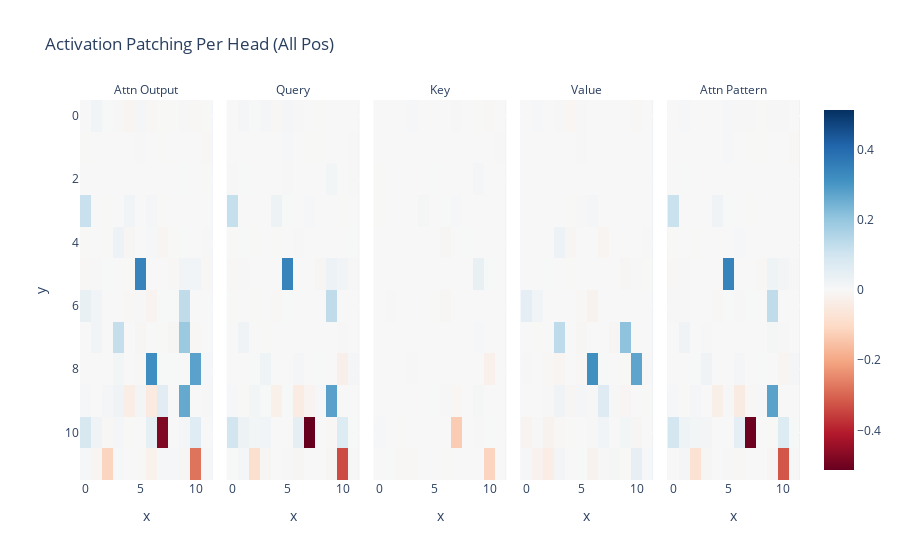

Write notebook code for a chart like this one.
### Markdown cell above
Decomposing attention layers into patching in individual heads has already helped us localise the behaviour a lot. But we can understand it further by decomposing heads. An attention head consists of two semi-independent operations - calculating _where_ to move information _from and to_ (represented by the attention pattern and implemented via the **QK circuit**) and calculating _what_ information to move (represented by the value vectors and implemented by the **OV circuit**). We can disentangle which of these is important by patching in just the attention pattern or the value vectors.

1. First let's patch in the value vectors, to measure when figuring out what to move is important. This has the same shape as z (`[batch, pos, head_index, d_head]`) so we can reuse the same hook.

2. Or with <span style='color: yellow'>patching.act_patch_attn_head_all_pos_every</span>

### Code cell
# 2
act_patch_attn_head_all_pos_every = patching.get_act_patch_attn_head_all_pos_every(
    model,
    corrupted_tokens,
    cache,
    ioi_metric
)

imshow(
    act_patch_attn_head_all_pos_every,
    facet_col=0,
    facet_labels=["Attn Output", "Query", "Key", "Value", "Attn Pattern"],
    title="Activation Patching Per Head (All Pos)",
    labels={"x": "Head", "y": "Layer"},
)

### Figure 1 — Plotly figure (JSON) as saved in the notebook; plotly's stock layout.template omitted (floating-point values rounded to 4 significant figures; data arrays with more than 128 entries replaced by an {"elided": "..."} marker saying what was removed)
{"data": [{"coloraxis": "coloraxis", "hovertemplate": "Head: %{x}<br>Layer: %{y}<br>color: %{z}<extra></extra>", "name": "0", "type": "heatmap", "xaxis": "x", "yaxis": "y", "z": {"elided": "12x12 float values"}}, {"coloraxis": "coloraxis", "hovertemplate": "Head: %{x}<br>Layer: %{y}<br>color: %{z}<extra></extra>", "name": "1", "type": "heatmap", "xaxis": "x2", "yaxis": "y2", "z": {"elided": "12x12 float values"}}, {"coloraxis": "coloraxis", "hovertemplate": "Head: %{x}<br>Layer: %{y}<br>color: %{z}<extra></extra>", "name": "2", "type": "heatmap", "xaxis": "x3", "yaxis": "y3", "z": {"elided": "12x12 float values"}}, {"coloraxis": "coloraxis", "hovertemplate": "Head: %{x}<br>Layer: %{y}<br>color: %{z}<extra></extra>", "name": "3", "type": "heatmap", "xaxis": "x4", "yaxis": "y4", "z": {"elided": "12x12 float values"}}, {"coloraxis": "coloraxis", "hovertemplate": "Head: %{x}<br>Layer: %{y}<br>color: %{z}<extra></extra>", "name": "4", "type": "heatmap", "xaxis": "x5", "yaxis": "y5", "z": {"elided": "12x12 float values"}}], "layout": {"annotations": [{"font": {}, "showarrow": false, "text": "Attn Output", "x": 0.092, "xanchor": "center", "xref": "paper", "y": 1, "yanchor": "bottom", "yref": "paper"}, {"font": {}, "showarrow": false, "text": "Query", "x": 0.296, "xanchor": "center", "xref": "paper", "y": 1, "yanchor": "bottom", "yref": "paper"}, {"font": {}, "showarrow": false, "text": "Key", "x": 0.5, "xanchor": "center", "xref": "paper", "y": 1, "yanchor": "bottom", "yref": "paper"}, {"font": {}, "showarrow": false, "text": "Value", "x": 0.704, "xanchor": "center", "xref": "paper", "y": 1, "yanchor": "bottom", "yref": "paper"}, {"font": {}, "showarrow": false, "text": "Attn Pattern", "x": 0.908, "xanchor": "center", "xref": "paper", "y": 1, "yanchor": "bottom", "yref": "paper"}], "coloraxis": {"cmid": 0, "colorscale": [[0, "rgb(103,0,31)"], [0.1, "rgb(178,24,43)"], [0.2, "rgb(214,96,77)"], [0.3, "rgb(244,165,130)"], [0.4, "rgb(253,219,199)"], [0.5, "rgb(247,247,247)"], [0.6, "rgb(209,229,240)"], [0.7, "rgb(146,197,222)"], [0.8, "rgb(67,147,195)"], [0.9, "rgb(33,102,172)"], [1, "rgb(5,48,97)"]]}, "title": {"text": "Activation Patching Per Head (All Pos)"}, "xaxis": {"anchor": "y", "domain": [0, 0.184], "title": {"text": "x"}}, "xaxis2": {"anchor": "y2", "domain": [0.204, 0.388], "matches": "x", "title": {"text": "x"}}, "xaxis3": {"anchor": "y3", "domain": [0.408, 0.592], "matches": "x", "title": {"text": "x"}}, "xaxis4": {"anchor": "y4", "domain": [0.612, 0.796], "matches": "x", "title": {"text": "x"}}, "xaxis5": {"anchor": "y5", "domain": [0.816, 1], "matches": "x", "title": {"text": "x"}}, "yaxis": {"anchor": "x", "autorange": "reversed", "domain": [0, 1], "title": {"text": "y"}}, "yaxis2": {"anchor": "x2", "domain": [0, 1], "matches": "y", "showticklabels": false}, "yaxis3": {"anchor": "x3", "domain": [0, 1], "matches": "y", "showticklabels": false}, "yaxis4": {"anchor": "x4", "domain": [0, 1], "matches": "y", "showticklabels": false}, "yaxis5": {"anchor": "x5", "domain": [0, 1], "matches": "y", "showticklabels": false}}}
